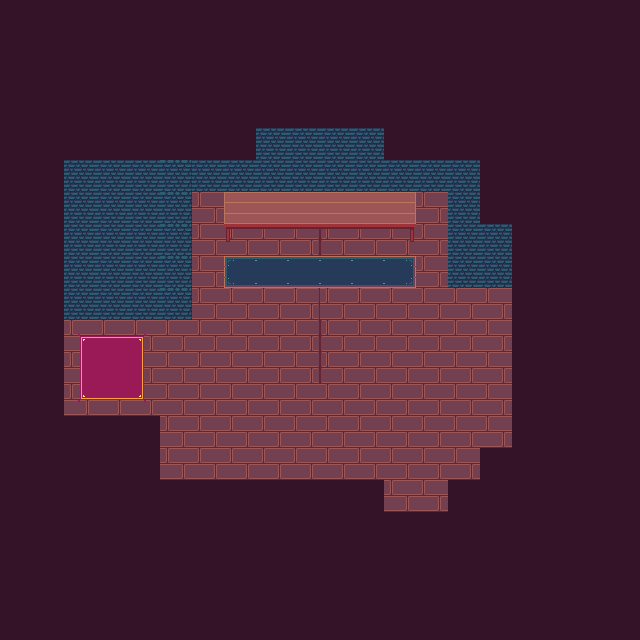

The image is a tile-based game level rendered from a .tmx file. Its description and source (layers, tilesets, objects; grid data summarised) follow:
An orthogonal 20x20 tile map with 32x32 px tiles, 6 tile layers (Water, Land, Path, Decor, ...), 2 tilesets and 5 objects.

<map version="1.9" tiledversion="1.9.2" orientation="orthogonal" renderorder="right-down" width="20" height="20" tilewidth="32" tileheight="32" infinite="0" nextlayerid="15" nextobjectid="8">
 <tileset firstgid="1" name="Tileset_Interior Wood_Gnomenlied" tilewidth="32" tileheight="32" tilecount="255" columns="17">
  <image source="textures/Tileset_Interior Wood_Gnomenlied.png" width="544" height="480" />
 </tileset>
 <tileset firstgid="256" name="RPG Nature Tileset" tilewidth="32" tileheight="32" tilecount="180" columns="20">
  <image source="textures/RPG Nature Tileset.png" width="641" height="288" />
 </tileset>
 <layer id="2" name="Water" width="20" height="20">
  <data>[400 cells, 400 non-empty, 2 distinct tile ids]</data>
 </layer>
 <layer id="1" name="Land" width="20" height="20">
  <data>[400 cells, 110 non-empty, 7 distinct tile ids]</data>
 </layer>
 <layer id="4" name="Path" width="20" height="20">
  <data>[400 cells, 15 non-empty, 12 distinct tile ids]</data>
 </layer>
 <objectgroup id="5" name="Sign">
  <object id="4" gid="258" x="401" y="408" width="32" height="32">
   <properties>
    <property name="message" value="just leave thers nothing in here rn just walk out the fuckin door and hit z or x ill make it so doors automatically teleport sometime later" />
   </properties>
  </object>
 </objectgroup>
 <objectgroup id="6" name="NPC">
  <object id="5" gid="258" x="356" y="420" width="32" height="32">
   <properties>
    <property name="Message" value="nigga get out leave the door is that way" />
   </properties>
  </object>
 </objectgroup>
 <layer id="7" name="Decor" width="20" height="20">
  <data>[400 cells, 0 non-empty, 0 distinct tile ids]</data>
 </layer>
 <layer id="8" name="Touchable" width="20" height="20">
  <data>[400 cells, 38 non-empty, 2 distinct tile ids]</data>
 </layer>
 <layer id="3" name="Behind" width="20" height="20">
  <data>[400 cells, 12 non-empty, 6 distinct tile ids]</data>
 </layer>
 <objectgroup id="9" name="Leave" />
 <objectgroup id="10" name="Start">
  <object id="1" gid="19" x="388" y="462" width="32" height="32" />
 </objectgroup>
 <objectgroup id="11" name="House" />
 <objectgroup id="13" name="Enemy" />
 <objectgroup id="14" name="Doors">
  <object id="6" gid="218" x="383.5" y="513" width="32" height="32">
   <properties>
    <property name="goto" value="level2.tmx" />
   </properties>
  </object>
  <object id="7" gid="220" x="416.5" y="513" width="32" height="32">
   <properties>
    <property name="goto" value="level2.tmx" />
   </properties>
  </object>
 </objectgroup>
</map>
